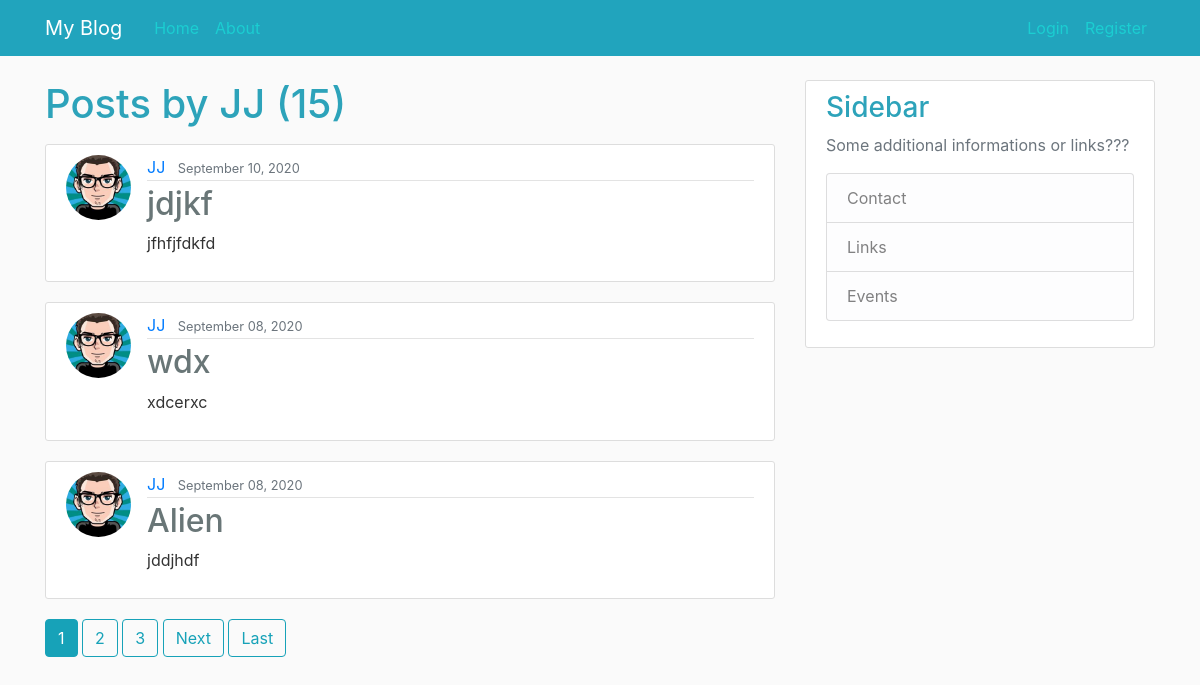
Page /user/JJ/ on the earlier database version.
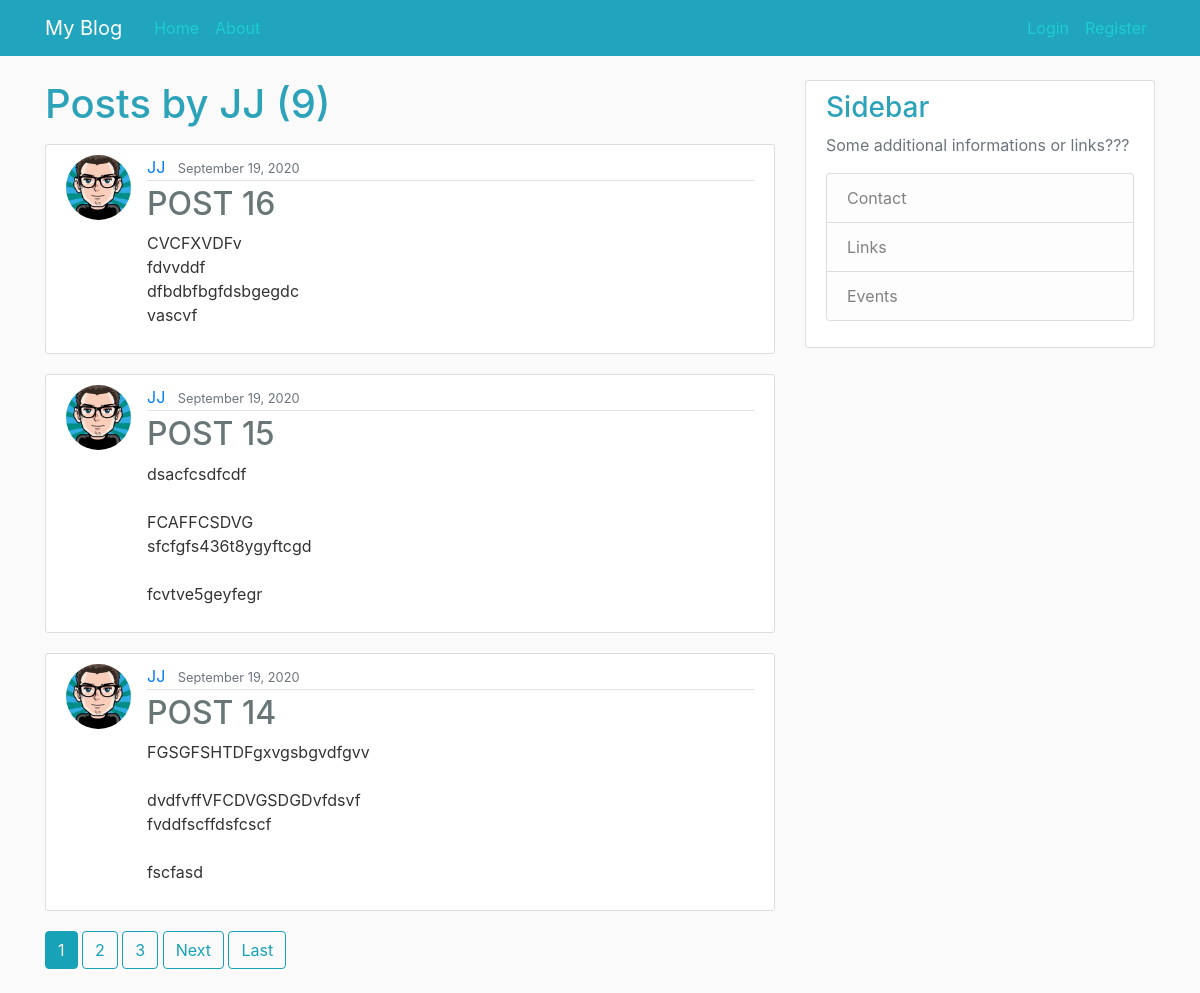
Same page on the later database version.
### blog/models.py (models this page shows, shortened)
class Post(models.Model):
    title = models.CharField(max_length=100)
    content = models.TextField()
    date_posted = models.DateTimeField(default=timezone.now)
    author = models.ForeignKey(User, on_delete=models.CASCADE)

### users/models.py (models this page shows, shortened)
class Profile(models.Model):
    user = models.OneToOneField(User, on_delete=models.CASCADE)
    image = models.ImageField(default='default.jpg', upload_to='profile_pics')

### blog/views.py (the view)
# urls.py: path('user/<str:username>/', UserPostListView.as_view(), name='user-posts'),
class UserPostListView(ListView):
    model = Post
    template_name = 'blog/user_posts.html'
    context_object_name = 'posts'
    post_order = ['-date_posted']
    paginate_by = 3
    def get_queryset(self):
        user = get_object_or_404(User, username=self.kwargs.get('username'))
        return Post.objects.filter(author=user).order_by('-date_posted')

### blog/templates/blog/user_posts.html (shortened to what this page needs)
{% extends "blog/base.html" %}
{% block content %}
    <h1 class="mb-3">Posts by {{ view.kwargs.username }} ({{ page_obj.paginator.count }})</h1>
    {% for post in posts %}
        <article class="media content-section">
          <img class="rounded-circle article-img" src="{{ post.author.profile.image.url }}">
          <div class="media-body">
            <div class="article-metadata">
              <a class="mr-2" href="{% url 'user-posts' post.author.username %}">{{ post.author }}</a>
              <small class="text-muted">{{ post.date_posted|date:"F d, Y" }}</small>
            </div>
            <h2><a class="article-title" href="{% url 'post-detail' post.id %}">{{ post.title }}</a></h2>
            <p class="article-content">{{ post.content }}</p>
          </div>
        </article>
    {% endfor %}
    {% if is_paginated %}
      {% for num in page_obj.paginator.page_range %}
        {% if page_obj.number == num %}
          <a class="btn btn-info mb-4" href="?page={{ num }}">{{ num }}</a>
        {% elif num > page_obj.number|add:'-3' and num < page_obj.number|add:'3' %}
          <a class="btn btn-outline-info mb-4" href="?page={{ num }}">{{ num }}</a>
        {% endif %}
      {% endfor %}
      {% if page_obj.has_next %}
        <a class="btn btn-outline-info mb-4" href="?page={{ page_obj.next_page_number }}">Next</a>
        <a class="btn btn-outline-info mb-4" href="?page={{ page_obj.paginator.num_pages }}">Last</a>
      {% endif %}
    {% endif %}
{% endblock content %}

### blog/templates/blog/base.html (shortened to what this page needs)
{% load static %}
<!DOCTYPE html>
<html>
<head>
    <link rel="stylesheet" href="https://maxcdn.bootstrapcdn.com/bootstrap/4.0.0/css/bootstrap.min.css">
    <link rel="stylesheet" type="text/css" href="{% static 'blog/main.css' %}">
</head>
<body>
    <header class="site-header">
      <nav class="navbar navbar-expand-md navbar-dark bg-steel fixed-top">
        <div class="container">
          <a class="navbar-brand mr-4" href="{% url 'blog-home' %}">My Blog</a>
          <div class="collapse navbar-collapse" id="navbarToggle">
            <div class="navbar-nav mr-auto">
              <a class="nav-item nav-link" href="{% url 'blog-home' %}">Home</a>
              <a class="nav-item nav-link" href="{% url 'blog-about' %}">About</a>
            </div>
            <div class="navbar-nav">
              {% if user.is_authenticated %}
                <a class="nav-item nav-link" href="{% url 'post-create' %}">New Post</a>
                <a class="nav-item nav-link" href="{% url 'profile' %}">Profile</a>
                <a class="nav-item nav-link" href="{% url 'logout' %}">Logout</a>
              {% else %}
                <a class="nav-item nav-link" href="{% url 'login' %}">Login</a>
                <a class="nav-item nav-link" href="{% url 'register' %}">Register</a>
              {% endif %}
            </div>
          </div>
        </div>
      </nav>
    </header>
    <main role="main" class="container">
      <div class="row">
        <div class="col-md-8">
          {% block content %}{% endblock %}
        </div>
        <div class="col-md-4">
          <div class="content-section">
              <h3>Sidebar</h3>
            <p class='text-muted'>Some additional informations or links???
              <ul class="list-group">
                <li class="list-group-item list-group-item-light">Contact</li>
                <li class="list-group-item list-group-item-light">Links</li>
                <li class="list-group-item list-group-item-light">Events</li>
              </ul>
            </p>
          </div>
        </div>
      </div>
    </main>
</body>
</html>

### blog/static/blog/main.css (style rules this page uses)
body { background: #fafafa; color: #333333; margin-top: 5rem; }
h1, h2, h3, h4, h5, h6 { color: #2da3ba; }
ul { margin: 0; }
.bg-steel { background-color: #21a4bd; }
.site-header .navbar-nav .nav-link { color: #1bced2 ; }
.content-section { background: #ffffff; padding: 10px 20px; border: 1px solid #dddddd; border-radius: 3px; margin-bottom: 20px; }
.article-title { color: #697677; }
.article-content { white-space: pre-line; }
.article-img { height: 65px; width: 65px; margin-right: 16px; }
.article-metadata { padding-bottom: 1px; margin-bottom: 4px; border-bottom: 1px solid #e3e3e3 }

Differences in the rows shown:
removed Post: author.profile.image (picture), author "JJ", date_posted "September 10, 2020", title "jdjkf", content "jfhfjfdkfd"
removed Post: author.profile.image (picture), author "JJ", date_posted "September 08, 2020", title "wdx", content "xdcerxc"
removed Post: author.profile.image (picture), author "JJ", date_posted "September 08, 2020", title "Alien", content "jddjhdf"
added Post: author.profile.image (picture), author "JJ", date_posted "September 19, 2020", title "POST 16", content "CVCFXVDFv fdvvddf dfbdbfbgfdsbgegdc vascvf"
added Post: author.profile.image (picture), author "JJ", date_posted "September 19, 2020", title "POST 15", content "dsacfcsdfcdf FCAFFCSDVG sfcfgfs436t8ygyftcgd fcvtve5geyfegr"
added Post: author.profile.image (picture), author "JJ", date_posted "September 19, 2020", title "POST 14", content "FGSGFSHTDFgxvgsbgvdfgvv dvdfvffVFCDVGSDGDvfdsvf fvddfscffdsfcscf fscfasd"
Other differences:
{{ page_obj.paginator.count }}: "15" → "9"
